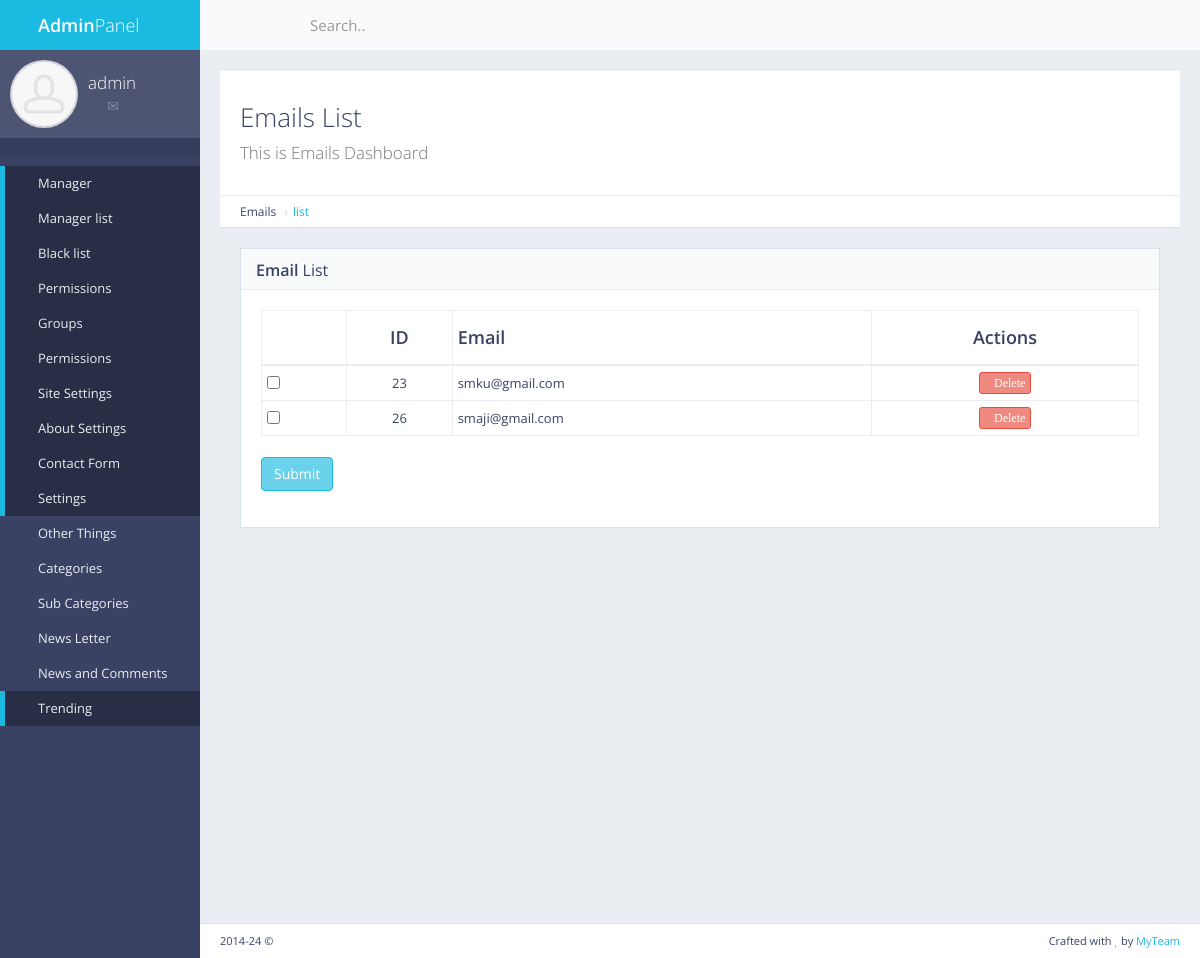
Screenshot of /panel/newsletter/emails (signed in) with the database file from the repository.
### newsletter/models.py (models this page shows, shortened)
class Newsletter(models.Model):
    txt = models.CharField(max_length=250)
    status = models.IntegerField()

### newsletter/views.py (the view)
# urls.py: path('panel/newsletter/emails', views.news_emails, name='news_emails'),
def news_emails(request):
    if not request.user.is_authenticated:
        return redirect('mylogin')
    emails = Newsletter.objects.filter(status=1)
    return render(request,'back/emails.html',{'emails':emails})

### myapp/templatetags/extra_auth.py (called while the page is built)
@register.filter(name="has_group")
def has_group(user, group_name):
    return user.groups.filter(name=group_name).exists()

### myapp/templates/back/emails.html (shortened to what this page needs)
{% extends "back/master.html" %}
{% load static%}
{% block mainblock %}
    <div id="page-content">
        <div class="content-header">
            <div class="header-section">
                <h1>
                    <i class="fa fa-table"></i>Emails List<br><small>This is Emails Dashboard</small>
                </h1>
            </div>
        </div>
        <ul class="breadcrumb breadcrumb-top">
            <li>Emails</li>
            <li><a href="{% url 'news_emails' %}">list</a></li>
        </ul>
        <div class="block full">
            <div class="block-title">
                <h2><strong>Email</strong> List</h2>
            </div>
            <form action="{% url 'checkboxlist'%}" method="POST" enctype="multipart/form-data" class="form-group">
            <div class="table-responsive">
                <table id="example-datatable" class="table table-vcenter table-condensed table-bordered">
                    <thead>
                    <tr>
                        <th class="text-center">&nbsp</th>
                        <th class="text-center">ID</th>
                        <th>Email</th>
                        <th class="text-center">Actions</th>
                    </tr>
                    </thead>
                    <tbody>
                    {% for c in emails %}
                        <tr>
                            <td><input type='checkbox' name="check[]" value="{{ c.pk }}"></td>
                            <td class="text-center">{{c.pk}}</td>
                            <td>{{c.txt}}</td>
                            <td class="text-center">
                                <div class="btn-group">
                                    <a href="{% url 'news_txt_del' id=c.pk name=1  %}" data-toggle="tooltip" title="Delete" class="btn btn-xs btn-danger"><i class="fa fa-times">Delete</i></a>
                                </div>
                            </td>
                        </tr>
                    {% endfor %}
                    </tbody>
                </table>
            </div>
                <div class="form-group">
                    <button type="submit" class="btn btn-primary">Submit</button>
                </div>
        </div>
    </div>
{% endblock %}

### myapp/templates/back/master.html (shortened to what this page needs)
{% load static %}
{% load extra_auth %}
{% if user.is_authenticated %}
<!DOCTYPE html>
 <html class="no-js" lang="en">
<head>
    <link rel="stylesheet" href="{% static "back/css/bootstrap.min.css" %}">
    <link rel="stylesheet" href="{% static "back/css/plugins.css" %}">
    <link rel="stylesheet" href="{% static "back/css/main.css" %}">
    <link rel="stylesheet" href="{% static "back/css/themes.css" %}">
</head>
<body>
<div id="page-wrapper">
    <div id="page-container" class="sidebar-partial sidebar-visible-lg sidebar-no-animations">
        <div id="sidebar">
            <div id="sidebar-scroll">
                <div class="sidebar-content">
                    <a href="{% url 'panel' %}" class="sidebar-brand">
                        <i class="gi gi-flash"></i><span class="sidebar-nav-mini-hide"><strong>Admin</strong>Panel</span>
                    </a>
                    <div class="sidebar-section sidebar-user clearfix sidebar-nav-mini-hide">
                        <div class="sidebar-user-avatar">
                            <a href="page_ready_user_profile.html">
                                <img src="{% static "back/img/placeholders/avatars/avatar2.jpg" %}" alt="avatar">
                            </a>
                        </div>
                        <div class="sidebar-user-name">{{request.user}}</div>
                        <div class="sidebar-user-links">
                            <a href="page_ready_user_profile.html" data-toggle="tooltip" data-placement="bottom" title="Profile"><i class="gi gi-user"></i></a>
                            <a href="page_ready_inbox.html" data-toggle="tooltip" data-placement="bottom" title="Messages"><i class="gi gi-envelope"></i></a>
                            <a href="{% url 'change_pass' %}" class="enable-tooltip" data-placement="bottom" title="Settings"><i class="gi gi-cogwheel"></i></a>
                            <a href="{% url 'mylogout' %}" data-toggle="tooltip" data-placement="bottom" title="Logout"><i class="gi gi-exit"></i></a>
                        </div>
                    </div>
                    <ul class="sidebar-section sidebar-themes clearfix sidebar-nav-mini-hide">
                    </ul>
                    <ul class="sidebar-nav">
                        {% if perms.main.master_user %}
                        {% if request.user|has_group:"masteruser" %}
                        <li>
                            <a href="{% url 'panel' %}" class=" active"><i class="gi gi-stopwatch sidebar-nav-icon"></i><span class="sidebar-nav-mini-hide">Manager</span></a>
                        </li>
                        <li>
                            <a href="{% url 'manager_list' %}" class=" active"><i class="fa fa-angle-left sidebar-nav-indicator sidebar-nav-mini-hide"></i><i class="gi gi-show_big_thumbnails sidebar-nav-icon"></i><span class="sidebar-nav-mini-hide">Manager list</span></a>
                        </li>
                            <li>
                                <a href="{% url 'black_list' %}" class=" active"><i class="fa fa-angle-left sidebar-nav-indicator sidebar-nav-mini-hide"></i><i class="gi gi-show_big_thumbnails sidebar-nav-icon"></i><span class="sidebar-nav-mini-hide">Black list</span></a>
                            </li>
                            {% endif %}
                        <li>
                            <a href="{% url 'panel' %}" class=" active"><i class="gi gi-stopwatch sidebar-nav-icon"></i><span class="sidebar-nav-mini-hide">Permissions</span></a>
                        </li>
                        <li>
                            <a href="{% url 'manager_group' %}" class=" active"><i class="fa fa-angle-left sidebar-nav-indicator sidebar-nav-mini-hide"></i><i class="gi gi-show_big_thumbnails sidebar-nav-icon"></i><span class="sidebar-nav-mini-hide">Groups</span></a>
                        </li>
                            <li>
                                <a href="{% url 'manager_perms' %}" class=" active"><i class="fa fa-angle-left sidebar-nav-indicator sidebar-nav-mini-hide"></i><i class="gi gi-show_big_thumbnails sidebar-nav-icon"></i><span class="sidebar-nav-mini-hide">Permissions</span></a>
                            </li>
                        <li>
                            <a href="{% url 'site_settings' %}" class=" active"><i class="gi gi-stopwatch sidebar-nav-icon"></i><span class="sidebar-nav-mini-hide">Site Settings</span></a>
                        </li>
                        <li>
                            <a href="{% url 'about_settings' %}" class=" active"><i class="fa fa-angle-left sidebar-nav-indicator sidebar-nav-mini-hide"></i><i class="gi gi-show_big_thumbnails sidebar-nav-icon"></i><span class="sidebar-nav-mini-hide">About Settings</span></a>
                        </li>
                        <li>
                            <a href="{% url 'contact_show' %}" class=" active"><i class="fa fa-angle-left sidebar-nav-indicator sidebar-nav-mini-hide"></i><i class="gi gi-show_big_thumbnails sidebar-nav-icon"></i><span class="sidebar-nav-mini-hide">Contact Form</span></a>
                        </li>
                        <li>
                            <a href="{% url 'site_settings' %}" class=" active"><i class="fa fa-angle-left sidebar-nav-indicator sidebar-nav-mini-hide"></i><i class="gi gi-show_big_thumbnails sidebar-nav-icon"></i><span class="sidebar-nav-mini-hide">Settings</span></a>
                        </li>
                        {% endif %}
                        <li>
                            <a href="{% url 'site_settings' %}" class="sidebar-nav-menu"><i class="gi gi-stopwatch sidebar-nav-icon"></i><span class="sidebar-nav-mini-hide">Other Things</span></a>
                        </li>
                        <li>
                            <a href="#" class="sidebar-nav-menu"><i class="fa fa-angle-left sidebar-nav-indicator sidebar-nav-mini-hide"></i><i class="gi gi-show_big_thumbnails sidebar-nav-icon"></i><span class="sidebar-nav-mini-hide">Categories</span></a>
                        </li>
                        <li>
                            <a href="#" class="sidebar-nav-menu"><i class="fa fa-angle-left sidebar-nav-indicator sidebar-nav-mini-hide"></i><i class="gi gi-show_big_thumbnails sidebar-nav-icon"></i><span class="sidebar-nav-mini-hide">Sub Categories</span></a>
                        </li>
                        <li>
                            <a href="#" class="sidebar-nav-menu"><i class="fa fa-angle-left sidebar-nav-indicator sidebar-nav-mini-hide"></i><i class="gi gi-show_big_thumbnails sidebar-nav-icon"></i><span class="sidebar-nav-mini-hide">News Letter</span></a>
                        </li>
                        <li>
                            <a href="#" class="sidebar-nav-menu"><i class="fa fa-angle-left sidebar-nav-indicator sidebar-nav-mini-hide"></i><i class="gi gi-show_big_thumbnails sidebar-nav-icon"></i><span class="sidebar-nav-mini-hide">News and Comments</span></a>
                        </li>
                        <li>
                            <a href="{% url 'trending_add' %}" class=" active"><i class="fa fa-angle-left sidebar-nav-indicator sidebar-nav-mini-hide"></i><i class="gi gi-show_big_thumbnails sidebar-nav-icon"></i><span class="sidebar-nav-mini-hide">Trending</span></a>
                        </li>
                    </ul>
                </div>
            </div>
        </div>
        <div id="main-container">
            <header class="navbar navbar-default">
                <ul class="nav navbar-nav-custom">
                    <li>
                        <a href="javascript:void(0)" onclick="App.sidebar('toggle-sidebar');this.blur();">
                            <i class="fa fa-bars fa-fw"></i>
                        </a>
                    </li>
                    <li class="dropdown">
                        <a href="javascript:void(0)" class="dropdown-toggle" data-toggle="dropdown">
                            <i class="gi gi-settings"></i>
                        </a>
                    </li>
                </ul>
                <form action="page_ready_search_results.html" method="post" class="navbar-form-custom">
                    <div class="form-group">
                        <input type="text" id="top-search" name="top-search" class="form-control" placeholder="Search..">
                    </div>
                </form>
            </header>
            <div id="page-content">
                {% block mainblock %}
                {% endblock %}
            </div>
            <footer class="clearfix">
                <div class="pull-right">
                    Crafted with <i class="fa fa-heart text-danger"></i> by <a href="#" target="_blank">MyTeam</a>
                </div>
                <div class="pull-left">
                    <span id="year-copy"></span> &copy;
                </div>
            </footer>
        </div>
    </div>
</div>
</body>
</html>
{% else %}
Please Login
{% endif %}

### rows the page displays
Newsletter: pk "23", txt "smku@gmail.com"
Newsletter: pk "26", txt "smaji@gmail.com"

### other values shown
{{ request.user }} "admin"
